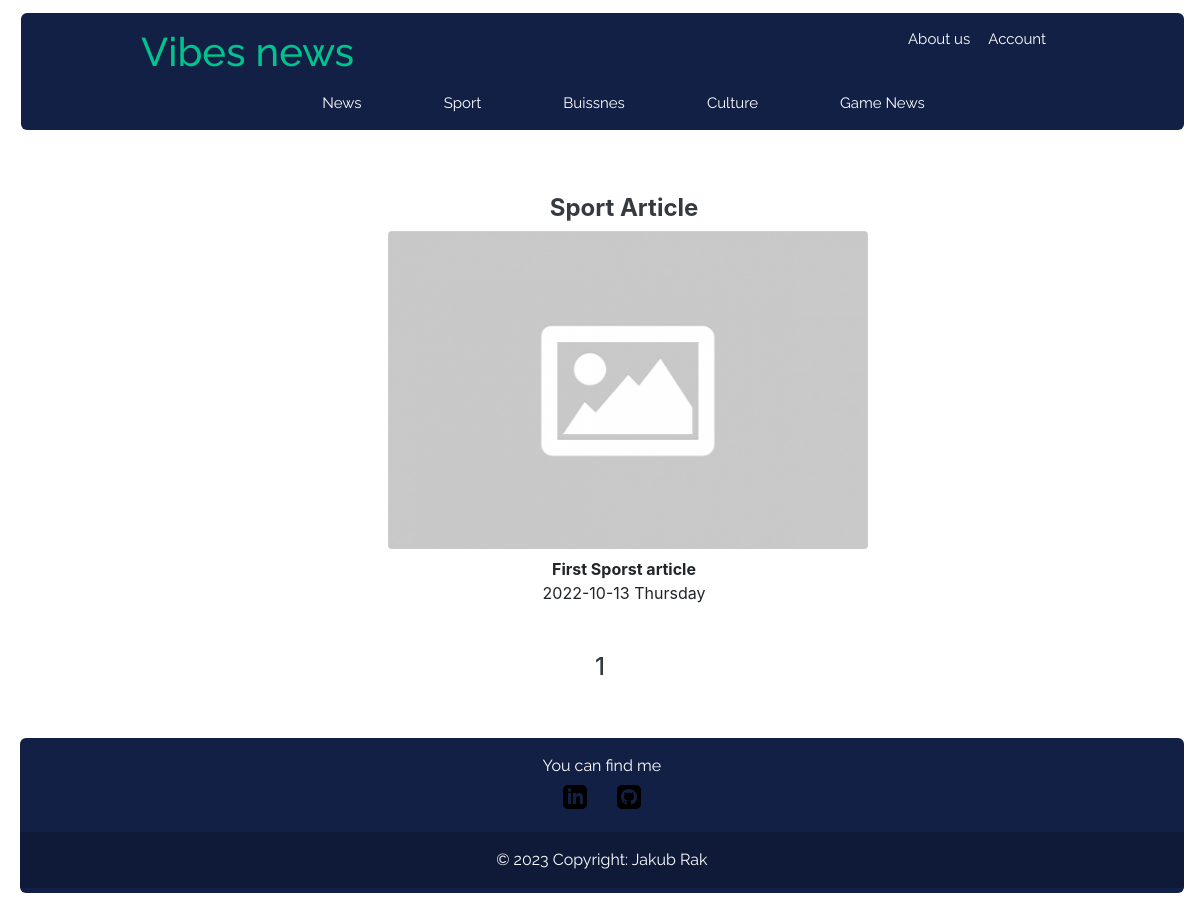
The page /sport on the database as committed earlier.
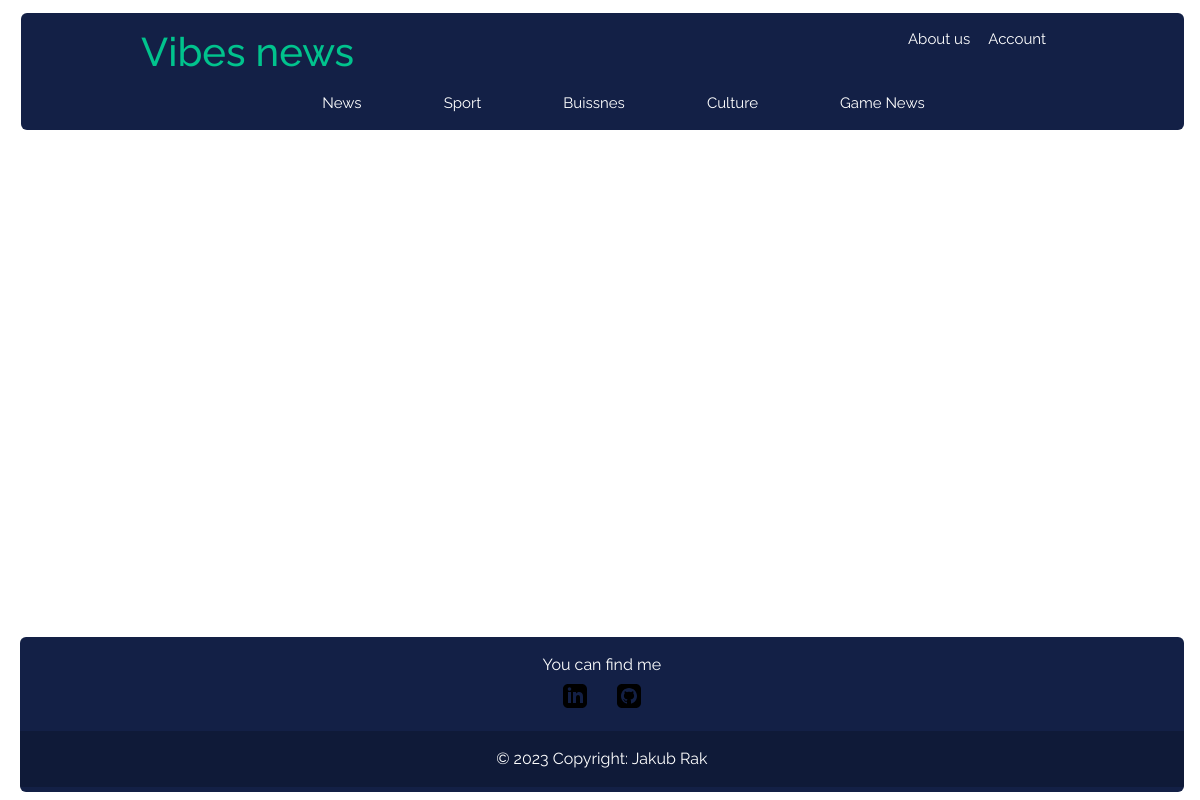
The same page on the database as committed later.
### vibes/models.py (models this page shows, shortened)
class Article(db.Model):
    id = db.Column (db.Integer, primary_key = True)
    title = db.Column (db.String(255), unique = True, nullable = False)
    image_of_article = db.Column (db.String(255), nullable = False, default = 'default.png')
    subtitle = db.Column (db.Text, nullable = False)
    content = db.Column (db.Text, nullable = False)
    source = db.Column (db.String(255), nullable = False)
    time_posted = db.Column (db.DateTime, nullable = False, default = datetime.utcnow)
    category_id = db.Column(db.Integer, db.ForeignKey('category.id'), nullable=False)
    user_id = db.Column(db.Integer, db.ForeignKey('user.id'), nullable = False)

### vibes/users/routes.py (the view)
@users.route("/sport", methods = ["GET"])
def sport_articles():
    page = request.args.get('page', 1, type=int)
    sport_articles = Article.query.filter(Article.category_id == 2).paginate(page=page, per_page = 3)
    return render_template('articles_category.html', title = 'Sport Articles', Articles = sport_articles)

### vibes/templates/articles_category.html
{% extends "layout.html" %}
{% block content %}
    <div class="ml-5 mt-5 d-flex flex-column align-items-center">
    {% for article in Articles.items %}
        <div class="mt-3 mb-5">
            <div class="text-center h4 font-weight-bold">
                <a class="text-decoration-none text-dark" href="{{url_for('articles.article', article_id = article.id)}}">
                    {{ article.title }}
                </a>
            </div>
            <div class="ml-2">
                <a href="{{url_for('articles.article', article_id = article.id)}}">
                    <img class="img-fluid rounded" src="{{url_for('static', filename = 'pics/' + article.image_of_article)}}" style="max-width: 45vw; min-width:25vw; width:40vw;">
                </a>
            </div>
            <div class="mt-2 font-weight-bold text-center">{{ article.subtitle }}</div>
            <div class="text-center">{{ article.time_posted.strftime('%Y-%m-%d %A') }}</div>
        </div>
    {% endfor %}
    </div>
    <div class="d-flex flex-row h4 justify-content-center">
        <div class="justify-content-between">
            {% for page_num in Articles.iter_pages(left_edge = 1, right_edge = 1, left_current = 1, right_current = 2) %}
                {% if page_num %}
                    {% if Articles.page == page_num %}
                        <a class="text-decoration-none text-dark" href="{{url_for('users.news_articles', page=page_num)}}">{{ page_num }}</a>
                    {% else %}
                        <a href="{{url_for('users.news_articles', page=page_num)}}">{{ page_num }}</a>
                    {% endif %}
                {% else %}
                    ...
                {% endif %}
            {% endfor %}
        </div>
    </div>
{% endblock content %}

Rows that differ between the two databases and show on the page:
removed Article: title "Sport Article", image_of_article (placeholder picture), subtitle "First Sporst article", time_posted "2022-10-13 Thursday"
Other text that changed with them:
list line gone: "1"
